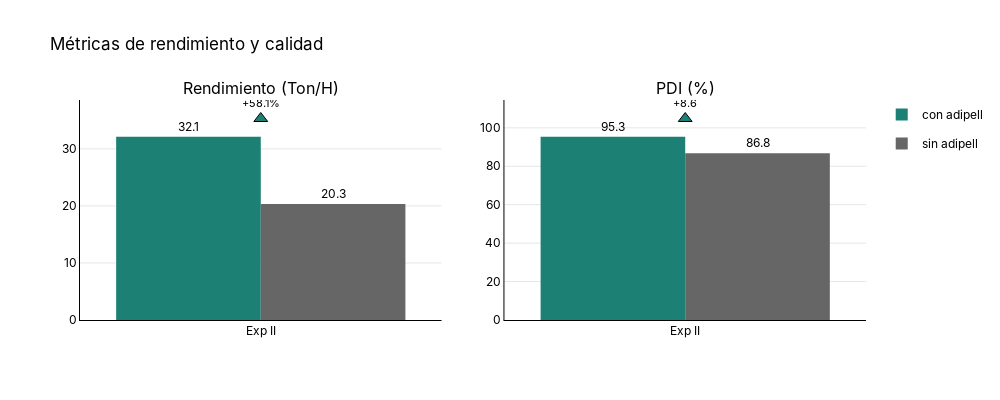

Notebook cell for this chart:
### Code cell
fig_final = create_subplot_grid(
    figures=[fig_rendimiento, fig_pdi],
    rows=1, cols=2,
    titles=["Rendimiento (Ton/H)", "PDI (%)"],
    main_title="Métricas de rendimiento y calidad",
    shared_y=False,
    width=1000, height=400
)

fig_final.show()
s3.save_plotly_html(fig_final, "pdi_finos_rendimiento_granel.html")

### Figure 1 — Plotly figure (JSON) as saved in the notebook; plotly's stock layout.template omitted (floating-point values rounded to 4 significant figures)
{"data": [{"hovertemplate": "<b>experimento:</b> %{x}<br><b>rendimiento:</b> %{y:.1f}<br><extra></extra>", "legendgroup": "con adipell", "marker": {"color": "#1C8074", "line": {"width": 0}}, "name": "con adipell", "text": [32.11], "textposition": "outside", "texttemplate": "%{text:.1f}", "type": "bar", "x": ["Exp II"], "xaxis": "x", "y": [32.11], "yaxis": "y"}, {"hovertemplate": "<b>experimento:</b> %{x}<br><b>rendimiento:</b> %{y:.1f}<br><extra></extra>", "legendgroup": "sin adipell", "marker": {"color": "#666666", "line": {"width": 0}}, "name": "sin adipell", "text": [20.32], "textposition": "outside", "texttemplate": "%{text:.1f}", "type": "bar", "x": ["Exp II"], "xaxis": "x", "y": [20.32], "yaxis": "y"}, {"hoverinfo": "skip", "marker": {"color": ["#1C8074"], "line": {"color": "black", "width": 1}, "size": 12, "symbol": ["triangle-up"]}, "mode": "markers+text", "showlegend": false, "text": ["+58.1%"], "textfont": {"color": "black", "size": 11}, "textposition": "top center", "type": "scatter", "x": ["Exp II"], "xaxis": "x", "y": [35.32], "yaxis": "y"}, {"hovertemplate": "<b>experimento:</b> %{x}<br><b>pdi:</b> %{y:.1f}<br><extra></extra>", "legendgroup": "con adipell", "marker": {"color": "#1C8074", "line": {"width": 0}}, "name": "con adipell", "showlegend": false, "text": [95.32], "textposition": "outside", "texttemplate": "%{text:.1f}", "type": "bar", "x": ["Exp II"], "xaxis": "x2", "y": [95.32], "yaxis": "y2"}, {"hovertemplate": "<b>experimento:</b> %{x}<br><b>pdi:</b> %{y:.1f}<br><extra></extra>", "legendgroup": "sin adipell", "marker": {"color": "#666666", "line": {"width": 0}}, "name": "sin adipell", "showlegend": false, "text": [86.75], "textposition": "outside", "texttemplate": "%{text:.1f}", "type": "bar", "x": ["Exp II"], "xaxis": "x2", "y": [86.75], "yaxis": "y2"}, {"hoverinfo": "skip", "marker": {"color": ["#1C8074"], "line": {"color": "black", "width": 1}, "size": 12, "symbol": ["triangle-up"]}, "mode": "markers+text", "showlegend": false, "text": ["+8.6"], "textfont": {"color": "black", "size": 11}, "textposition": "top center", "type": "scatter", "x": ["Exp II"], "xaxis": "x2", "y": [104.9], "yaxis": "y2"}], "layout": {"annotations": [{"font": {"size": 16}, "showarrow": false, "text": "Rendimiento (Ton/H)", "x": 0.23, "xanchor": "center", "xref": "paper", "y": 1, "yanchor": "bottom", "yref": "paper"}, {"font": {"size": 16}, "showarrow": false, "text": "PDI (%)", "x": 0.77, "xanchor": "center", "xref": "paper", "y": 1, "yanchor": "bottom", "yref": "paper"}], "font": {"color": "black", "family": "Inter, Arial, sans-serif"}, "height": 400, "legend": {"orientation": "v", "x": 1.02, "xanchor": "left", "y": 1, "yanchor": "top"}, "paper_bgcolor": "rgba(0,0,0,0)", "plot_bgcolor": "rgba(0,0,0,0)", "showlegend": true, "title": {"text": "Métricas de rendimiento y calidad"}, "width": 1000, "xaxis": {"anchor": "y", "domain": [0, 0.46], "linecolor": "black", "showgrid": false, "showline": true}, "xaxis2": {"anchor": "y2", "domain": [0.54, 1], "linecolor": "black", "showgrid": false, "showline": true}, "yaxis": {"anchor": "x", "domain": [0, 1], "gridcolor": "rgba(0,0,0,0.1)", "linecolor": "black", "showgrid": true, "showline": true}, "yaxis2": {"anchor": "x2", "domain": [0, 1], "gridcolor": "rgba(0,0,0,0.1)", "linecolor": "black", "showgrid": true, "showline": true}}}
